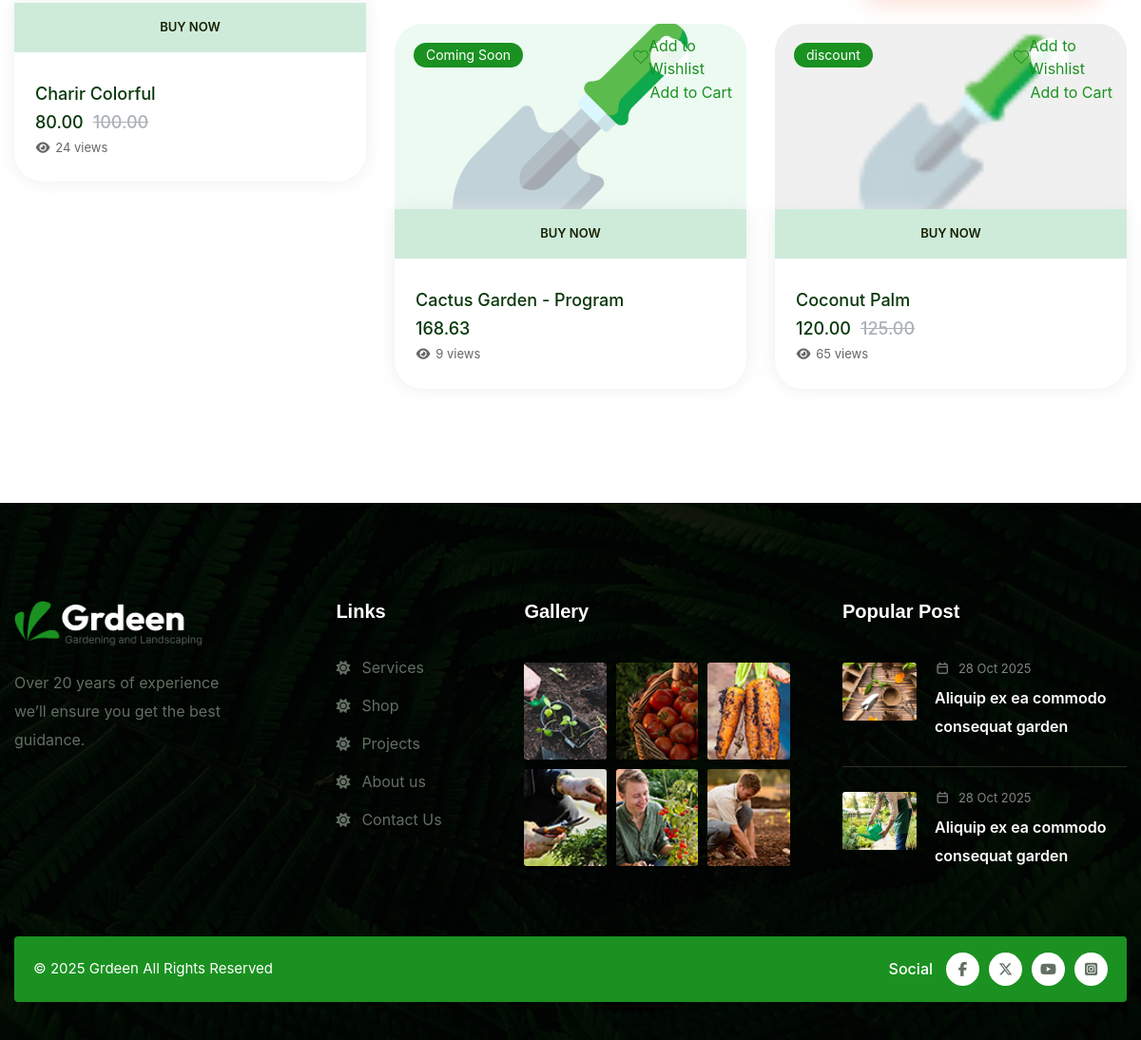
Before: /my-likes (signed in, lower part) with the older database file.
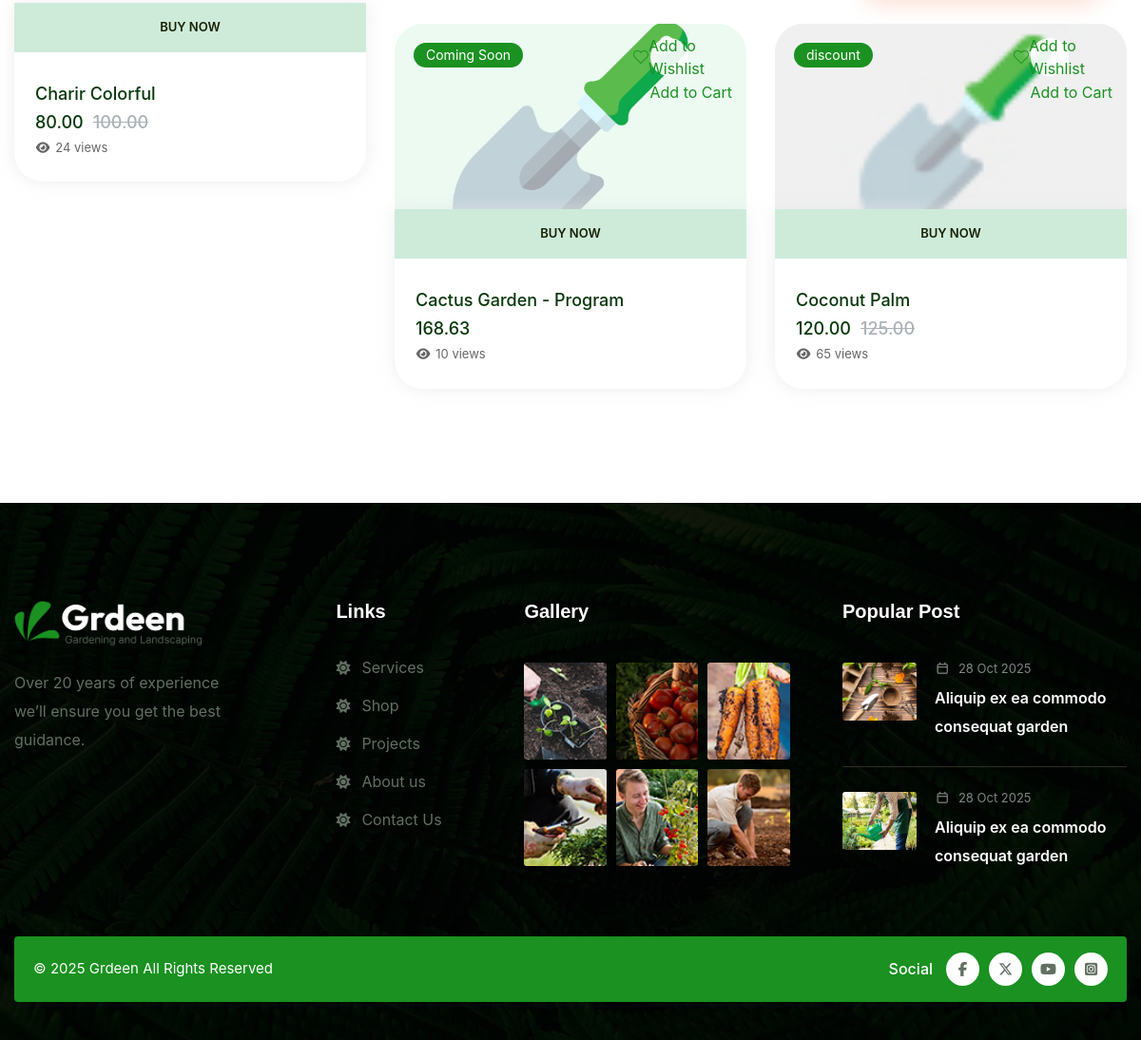
After: the same page with the newer database file.
### home/models.py (models this page shows, shortened)
class Product(models.Model):
    name = models.CharField(max_length=200)
    mini_description = models.TextField()
    main_image = models.ImageField(upload_to='', null=True, blank=True)
    price = models.DecimalField(max_digits=10, decimal_places=2)
    old_price = models.DecimalField(max_digits=10, decimal_places=2, null=True, blank=True)
    quantity = models.IntegerField(default=0)
    views = models.IntegerField(default=0)  # Ko'rishlar soni
    images = models.ManyToManyField('ProductImage', blank=True)
    description = RichTextField(null=True, blank=True)
    specifications = RichTextField(null=True, blank=True)
    status = models.CharField(max_length=50, default='Available')
    is_active = models.BooleanField(default=True)
    is_top = models.BooleanField(default=False)

### home/views.py (the view, shortened to what this page needs)
# urls.py: path('my-likes', my_likes, name='my_likes'),
def my_likes(request):
    if request.user.is_authenticated:
        liked_products = Product.objects.filter(
            like__user=request.user,
            is_active=True
        ).distinct()
        paginator = Paginator(liked_products, 12)  # Har sahifada 12 ta mahsulot
        page_number = request.GET.get('page')
        page_obj = paginator.get_page(page_number)
        context = {
            'liked_products': page_obj,
            'page_obj': page_obj,
            'likes_count': liked_products.count()
        }
        return render(request, 'my-likes.html', context)

### home/context_processors.py (called while the page is built, shortened)
def infos(request):
    from home.models import MainInfo
    main_infos = MainInfo.objects.first()
    return {'info': main_infos}

def social_links(request):
    from home.models import SocialLink
    social_links = SocialLink.objects.filter(is_active=True)
    return {'social_links': social_links}

def populars(request):
    from .models import OurBlog
    populars = OurBlog.objects.filter(is_active=True).order_by('-publish_date')[:3]
    return {'populars': populars}

def cart_context(request):
    if request.user.is_authenticated:
        from home.models import Cart
        cart_items = Cart.objects.filter(user=request.user)
        cart_item_count = sum(item.quantity for item in cart_items)
        return {
            'cart_item_count': cart_item_count,
            'cart_items_total': cart_items.count()
        }

### templates/my-likes.html (shortened to what this page needs)
{% extends "base.html" %} {% load static %}
{% block content %}
    <section class="product-one">
        <div class="container">
            <div class="row justify-content-center">
                <div class="col-lg-12">
                    {% if user.is_authenticated %}
                        {% if liked_products %}
                            <div class="row gutter-y-30">
                                {% for product in liked_products %}
                                 {% include 'includes/product_card.html' %}
                                {% endfor %}
                            </div>
                        {% endif %}
                    {% endif %}
                </div>
            </div>
        </div>
    </section>
{% endblock %}

### templates/includes/product_card.html (shortened to what this page needs)
{% load static %}
<div class="col-md-6 col-lg-4">
    <div class="product__item wow fadeInUp" data-wow-duration='1500ms' data-wow-delay='000ms'>
        <div class="product__item__img">
            {% if product.main_image %}
            <a href="{% url 'product_details' product.id %}"><img src="{{ product.main_image.url }}" alt="grdeen" style="width:100%; height:243px; object-fit: cover;"></a>
            {% else %}
            <a href="{% url 'product_details' product.id %}"><img src="{% static 'assets/images/image404.png' %}" alt="grdeen" style="width:100%; height:243px; object-fit: cover;"></a>
            {% endif %}
            <div class="product__item__label">
                <span class="product__item__label__sale">{{ product.status }}   </span>
            </div>
            <div class="product__item__label2 product__action-buttons" style="position: absolute;right: 15px; top: 15px; z-index: 1;">
                <div class="action-buttons-wrapper">
                    <a href="" class="product-action-btn wishlist-btn like_product" data-id="{{product.id}}" title="Add to Wishlist">
                        <i class="icon-heart"></i>
                        <span class="btn-tooltip">Add to Wishlist</span>
                    </a>
                    <a href="" class="product-action-btn cart-btn cart_api cart-active" data-id="{{product.id}}" title="Add to Cart">
                        <span class="btn-tooltip">Add to Cart</span>
                    </a>
                </div>
            </div>
        </div>
        <div class="product__item__content-wrap">
            <div class="product__item__btn">
                <a href="{% url 'cart' %}" class="grdeen-btn"><span>Buy Now</span></a>
            </div>
            <div class="product__item__content">
                <h4 class="product__item__title"><a href="{% url 'product_details' product.id %}">{{ product.name }}</a></h4>
                <div class="product__item__price">
                    <span class="product__item__price__regular">{{ product.price }}</span>
                    {% if product.old_price %}
                    <span class="product__item__price__offer">{{ product.old_price }}</span>
                    {% endif %}
                </div>
                <div class="product__item__views" style="margin-top: 8px; color: #666; font-size: 13px;">
                    <i class="fa fa-eye" style="margin-right: 5px;"></i>{{ product.views }} views
                </div>
            </div>
        </div>
    </div>
</div>

Changed rows visible on the page:
changed Product "Cactus Garden - Program": views "9" → "10"
